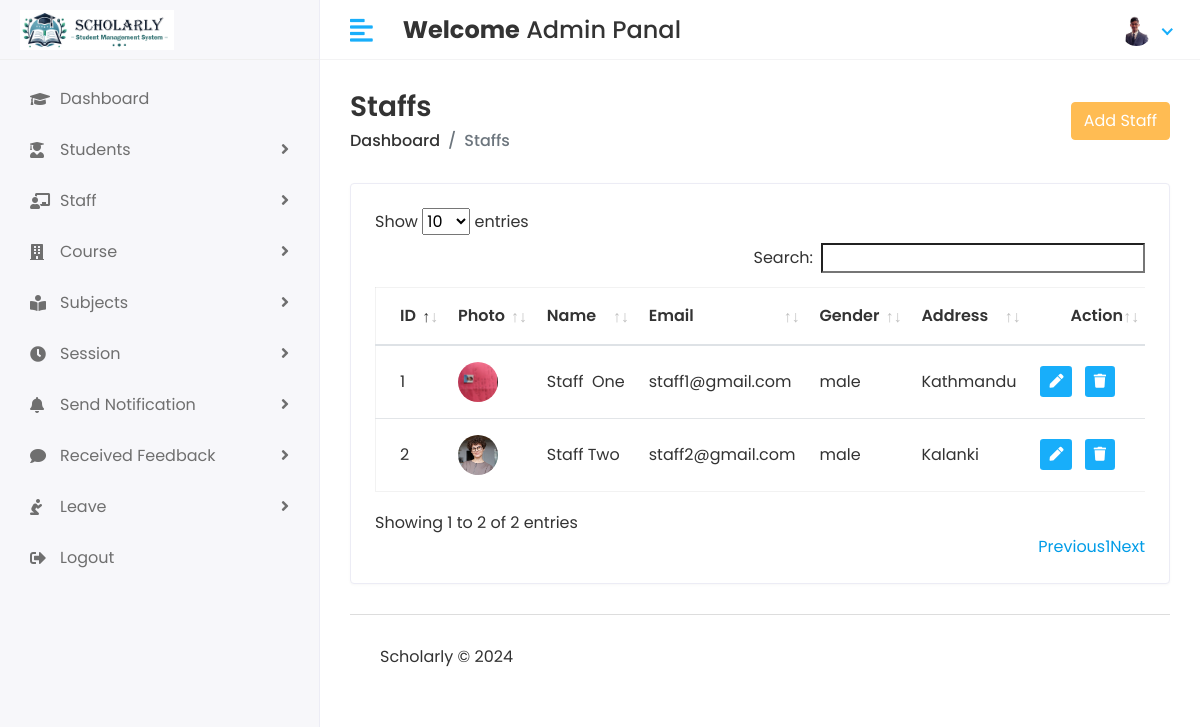
Page /hod/staff/view (signed in) on the committed database.
### main/models.py (models this page shows, shortened)
class CustomUser(AbstractUser):
    USERTYPE = (
        ('1','HOD'),
        ('2','Staff'),
        ('3','Student'),
    )
    user_type = models.CharField(choices= USERTYPE, max_length= 50, default= '1')
    profile_pic = models.ImageField(upload_to='media/profile_pic')

class Staff(models.Model):
    admin = models.OneToOneField(CustomUser, on_delete=models.CASCADE)
    address = models.CharField(max_length= 100)
    gender = models.CharField(max_length= 100)
    date_of_birth = models.DateField(null=True)
    created_date = models.DateTimeField(auto_now_add=True)
    updated_date = models.DateTimeField(auto_now=True)

### hod/views.py (the view)
# urls.py: path("staff/view",view_staff, name='hod_view_staff'),
@login_required(login_url='/')
def view_staff(request):
    staff = Staff.objects.all()
    context = {'staff':staff}
    return render(request, 'HOD/Staff/view_staff.html',context)

### templates/HOD/Staff/view_staff.html (shortened to what this page needs)
{% extends 'base.html' %}
{% load static %}
{% block content %}
                  <div class="page-header">
                  <div class="row align-items-center">
                     <div class="col">
                        <h3 class="page-title">Staffs</h3>
                        <ul class="breadcrumb">
                           <li class="breadcrumb-item"><a href="{% url 'hod_home' %}">Dashboard</a></li>
                           <li class="breadcrumb-item active">Staffs</li>
                        </ul>
                     </div>
                     <div class="col-auto text-right float-right ml-auto">
                        <a href="{% url 'hod_add_staff' %}" class="btn btn-primary">Add Staff</a>
                     </div>
                  </div>
               </div>
               <div class="row">
                  <div class="col-sm-12">
                     <div class="card card-table">
                        <div class="card-body">
                           <div class="table-responsive">
                              <table class="table table-hover table-center mb-0" id="table_id">
                                 <thead>
                                    <tr>
                                       <th>ID</th>
                                       <th>Photo</th>
                                       <th>Name</th>
                                       <th>Email</th>
                                       <th>Gender</th>
                                       <th>Address</th>
                                       <th class="text-right">Action</th>
                                    </tr>
                                 </thead>
                                 <tbody>
                                    {% for i in staff %}
                                    <tr>
                                       <td>{{ forloop.counter }}</td>
                                       <td>
                                          <h2 class="table-avatar">
                                             <a href="#" class="avatar avatar-sm mr-2"><img class="avatar-img rounded-circle" src="/{{ i.admin.profile_pic }}" alt="User Image"></a>
                                          </h2>
                                       </td>
                                       <td>{{ i.admin.first_name }}&nbsp;{{ i.admin.last_name}}</td>
                                       <td>{{ i.admin.email }}</td>
                                       <td>{{ i.gender }}</td>
                                       <td>{{ i.address }}</td>
                                       <td class="text-right">
                                          <div class="actions">
                                             <a href="{% url 'hod_edit_staff' i.id %}" class="btn btn-sm bg-success-light mr-2">
                                                 <i class="fas fa-pen"></i>
                                             </a>
                                              <a href="{% url 'hod_delete_staff' i.admin.id %}" class="btn btn-sm bg-success-light mr-2">
                                                 <i class="fas fa-trash"></i>
                                             </a>
                                         </div>
                                       </td>
                                    </tr>
                                    {% endfor %}
                                 </tbody>
                              </table>
                           </div>
                        </div>
                     </div>
                  </div>
               </div>
 {% endblock %}

### templates/Layouts/header.html (shortened to what this page needs)
{% load static %}
<div class="header">
    <div class="header-left">
      {% if user.user_type == '1' %}
        <a href="{% url 'hod_home' %}" class="logo">
            <img src="{% static 'assets/img/Logos/scholarly logo 2.jpg' %}" alt="Logo">
        </a>
        {% endif %}
    </div>
        <a href="javascript:void(0);" id="toggle_btn">
            <i class="fas fa-align-left"></i>
        </a>
    <div class="top-nav-search mt-3">
        <h4><strong>Welcome</strong>&nbsp;<span>{{ user.first_name }}&nbsp;{{ user.last_name }}</span></h4>
    </div>
        <ul class="nav user-menu">
               <li class="nav-item dropdown noti-dropdown">
                  <a href="#" class="dropdown-toggle nav-link" data-toggle="dropdown">
                  </a>
               </li>
               <li class="nav-item dropdown has-arrow">
                  <a href="#" class="dropdown-toggle nav-link" data-toggle="dropdown">
                      {% if user.profile_pic == " " %}
                        <span class="user-img"><img class="rounded-circle" src="{%static 'assets/img/profiles/NoImage.jpg' %}" width="31" alt="{{user.first_name}}&nbsp;{{user.last_name}}"></span>
                      {% else %}
                        <span class="user-img"><img class="rounded-circle" src="/{{ user.profile_pic }}" width="31" alt="{{user.first_name}}&nbsp;{{user.last_name}}"></span>
                      {% endif %}
                  </a>
               </li>
            </ul>
         </div>

### static/assets/css/style.css (style rules this page uses)
html { height: 100%; }
body { background-color: #fff; color: #333; font-family: 'Poppins', sans-serif; font-size: 1rem; height: 100%; line-height: 1.5; overflow-x: hidden; }
h1, h2, h3, h4, h5, h6 { font-family: 'Poppins', sans-serif; margin-top: 0; }
a { color: #009ce7; }
input, button, a { transition: all 0.4s ease; -moz-transition: all 0.4s ease; -o-transition: all 0.4s ease; -ms-transition: all 0.4s ease; -webkit-transition: all 0.4s ease; }
ul, ol { padding: 0px; list-style: none; }
.table { color: #333; max-width: 100%; margin-bottom: 0; width: 100%; }
.table.dataTable { border-collapse: collapse !important; border: 1px solid rgba(0, 0, 0, 0.05); }
table.table td h2 { display: inline-block; font-size: inherit; font-weight: 400; margin: 0; padding: 0; vertical-align: middle; }
table.table td h2.table-avatar { align-items: center; display: inline-flex; font-size: inherit; font-weight: 400; margin: 0; padding: 0; vertical-align: middle; white-space: nowrap; }
table.table td h2 a { color: #333; }
.table thead tr th { font-weight: 600; }
.table tbody tr { border-bottom: 1px solid rgba(0, 0, 0, 0.05); }
.table.table-center td, .table.table-center th { vertical-align: middle; }
.card-table .card-body .table > thead > tr > th { border-top: 0; }
.card-table .card-body .table tr td:first-child, .card-table .card-body .table tr th:first-child { padding-left: 1.5rem; }
.card-table .card-body .table tr td:last-child, .card-table .card-body .table tr th:last-child { padding-right: 1.5rem; }
.card-table .table td, .card-table .table th { border-top: 1px solid #e2e5e8; padding: 1rem 0.75rem; white-space: nowrap; }
.btn-primary { background-color: #FFBC53; border: 1px solid #FFBC53; }
.card { border: 1px solid #ececf5; box-shadow: 0 1px 3px 0 rgba(0, 0, 0, 0.03); margin-bottom: 1.875rem; }
.card-body { padding: 1.5rem; }
.bg-success-light { background-color: #18aefa; color: #fff; }
.avatar { position: relative; display: inline-block; width: 3rem; height: 3rem }
.avatar > img { width: 100%; height: 100%; -o-object-fit: cover; object-fit: cover; }
.avatar-sm { width: 2.5rem; height: 2.5rem; }
.header { background-color: #fff; border-bottom: 1px solid #f3f3f4; left: 0; position: fixed; right: 0; top: 0; z-index: 1001; height: 60px; }
.header .header-left { float: left; height: 60px; padding: 0 20px; position: relative; width: 320px; z-index: 1; transition: all 0.2s ease-in-out; background-color: #f7f7fa; border-bottom: 1px solid #efefef; border-right: 1px solid #ececf5; display: flex; align-items: center; }
.header .header-left .logo { display: inline-block; line-height: 60px; }
.header .header-left .logo img { max-height: 40px; width: auto; }
.header .dropdown-toggle:after { display: none; }
.header .has-arrow .dropdown-toggle:after { border-top: 0; border-left: 0; border-bottom: 2px solid #18aefa; border-right: 2px solid #18aefa; content: ''; height: 8px; display: inline-block; pointer-events: none; -webkit-transform-origin: 66% 66%; -ms-transform-origin: 66% 66%; transform-origin: 66% 66%; -webkit-transform: rotate(45deg); -ms-transform: rotate(45deg); transform: rotate(45deg); -webkit-transition: all 0.15s ease-in-out; transition: all 0.15s ease-in-out; width: 8px; vertical-align: 0px; }
.user-menu { float: right; margin: 0; position: relative; z-index: 99; padding-right: 15px; }
.user-menu.nav > li > a { color: #a0a0a0; font-size: 14px; line-height: 58px; padding: 0 15px; height: 60px; }
.user-img { margin-right: 3px; position: relative; }
.top-nav-search { float: left; margin-left: 15px; }
.page-header { margin-bottom: 1.875rem; }
.page-header .breadcrumb { background-color: transparent; color: #6c757d; font-size: 1rem; font-weight: 500; margin-bottom: 0; padding: 0; }
.page-header .breadcrumb a { color: #333; }
.page-title { font-size: 28px; font-weight: 600; color: #333; margin-bottom: 5px; }
@media (min-width: 992px) { #toggle_btn { align-items: center; color: #18aefa; display: inline-flex; float: left; font-size: 26px; height: 60px; justify-content: center; margin-left: 15px; padding: 0 15px; } }

### rows in the picture
CustomUser: first_name "Admin", last_name "Panal", profile_pic (picture)
Staff: admin.profile_pic (picture), admin.first_name "Staff", admin.last_name "One", admin.email "staff1@gmail.com", gender "male", address "Kathmandu"
Staff: admin.profile_pic (picture), admin.first_name "Staff", admin.last_name "Two", admin.email "staff2@gmail.com", gender "male", address "Kalanki"
